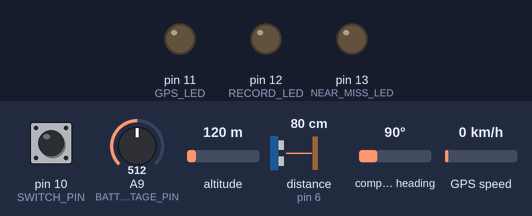
The sketch below on a simulated Arduino Mega 2560, built with avr-gcc and run on an emulated ATmega2560. On the bench: output pins drawn as LEDs (lit = HIGH). Dashed ring = blinking. The test bench sets the inputs (shaded band); at power-on: pin 10 (SWITCH_PIN) HIGH, A9 (BATTERY_VOLTAGE_PIN) = 512, altitude 120 m, distance to the obstacle (sensor on pin 6) 80 cm, compass heading 90°, GPS speed 0 km/h. The echo pulse lasts 58.3 µs per cm; storage starts empty; the GPS gets a fix after 3 s at 37.7749, -122.4194 with 8 satellites; what the sketch prints to the serial monitor is not drawn.

Above: at 5.7 s.
5.8 s: pin 10 (SWITCH_PIN) pulled LOW for 1 s
At 6.49 s:
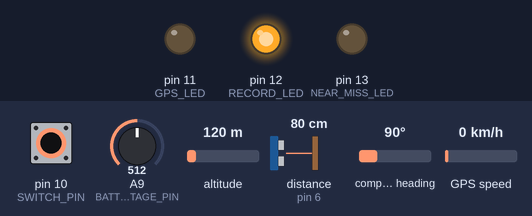
9.8 s: A9 (BATTERY_VOLTAGE_PIN) set to 451
13.3 s: A9 (BATTERY_VOLTAGE_PIN) set to 417
At 14.62 s:
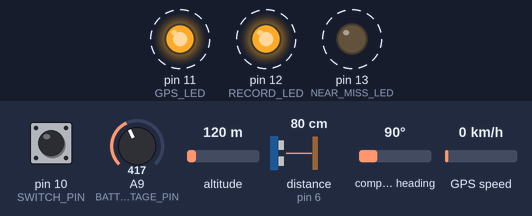
17.3 s: pin 10 (SWITCH_PIN) pulled LOW for 3.2 s
At 17.62 s:
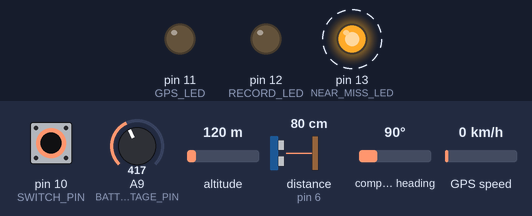
Timing chart, 0 to 23.0 s (numbered marks = the images above; inputs shaded):
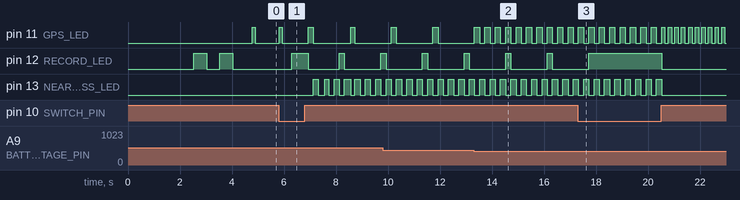

The sketch:

feather-sd-gps-sonar-led.ino
```cpp
/** ***************************************************************************
 *  Arduino code for the nearmiss-o-meter. More information here:
 *
 *  http://oldgreycells.blogspot.com/2016/03/near-miss-o-meter-arduino-code.html
 *
 *  Written for an Adafruit Feather Adalogger but this sketch should be adaptable
 *  to other Arduinos and sonars.
 *
 *  Uses the NewPing library for 'pulse output' sonar with the Maxsonar (which
 *  runs at 3.3volts). The code will also work with HC-SR04 sonars, but they run
 *  at 5 volts, so extra work will be needed on the circuit (or a 5v Arduino).
 *
 *  Will also run serial sonars (at 3.3volts with the Feather) by including
 *  the SerialPing and SoftwareSerial libraries. Comment in/out the appropriate
 *  code below.
 *
 *  HISTORY
 *  2016/03/04 - Initial release.
 *
 */


/** ***************************************************************************
 * The MIT License (MIT)
 *
 * Copyright (c) 2016 oldgreycells@gmail.com
 *
 * Permission is hereby granted, free of charge, to any person obtaining a copy
 * of this software and associated documentation files (the "Software"), to deal
 * in the Software without restriction, including without limitation the rights
 * to use, copy, modify, merge, publish, distribute, sublicense, and/or sell
 * copies of the Software, and to permit persons to whom the Software is
 * furnished to do so, subject to the following conditions:
 *
 * The above copyright notice and this permission notice shall be included
 * in all copies or substantial portions of the Software.
 *
 * THE SOFTWARE IS PROVIDED "AS IS", WITHOUT WARRANTY OF ANY KIND, EXPRESS OR
 * IMPLIED, INCLUDING BUT NOT LIMITED TO THE WARRANTIES OF MERCHANTABILITY,
 * FITNESS FOR A PARTICULAR PURPOSE AND NONINFRINGEMENT. IN NO EVENT SHALL THE
 * AUTHORS OR COPYRIGHT HOLDERS BE LIABLE FOR ANY CLAIM, DAMAGES OR OTHER
 * LIABILITY, WHETHER IN AN ACTION OF CONTRACT, TORT OR OTHERWISE, ARISING
 * FROM, OUT OF OR IN CONNECTION WITH THE SOFTWARE OR THE USE OR OTHER
 * DEALINGS IN THE SOFTWARE.
 *
 */

// ----------------------------------------------------------------------------
// Arduino standard libraries (installed with IDE)
// ----------------------------------------------------------------------------
// Serial Peripheral Interface library, required by SD
// https://www.arduino.cc/en/Reference/SPI
#include <SPI.h>
//
// SD Card library
// https://www.arduino.cc/en/Reference/SD
#include <SD.h>
//
// Software Serial Library
// Only requred if you don't have Serial1 or are using SerialPing
// https://www.arduino.cc/en/Reference/SoftwareSerial
//#include <SoftwareSerial.h>
//
// ----------------------------------------------------------------------------
// Third party libraries (will need to be downloaded & installed in IDE)
// ----------------------------------------------------------------------------
// GPS library to read NMEA sentences
// http://arduiniana.org/libraries/tinygps/
#include <TinyGPS.h>
//
// -- Use EITHER --
// Pulse output Ultrasonic sonar library
// https://bitbucket.org/teckel12/arduino-new-ping/wiki/Home
#include <NewPing.h>
// --OR--
// Serial output Ultrasonic sonar library
// https://github.com/OldGreyCells/SerialPing
//#include <SerialPing.h>
//

// Constants

// Change this if your nearmiss-o-meter is set nearer the centre of the bike.
const byte SONAR_OFFSET = 0; //Distance in cm from sensor to your elbow.

// Fixed pin allocation (for Adafruit Feather). Do not change these.
const byte SD_CS_PIN = 4; // This is allocated by the SD library.
const byte BATTERY_VOLTAGE_PIN = A9; // Used to measure battery voltage.

// Pin allocation. If you've made errors with the wiring up, you can fix it here!
const byte SONAR_TX_PIN = 5; // The trigger pin (or TX for SoftwareSerial)
const byte SONAR_RX_PIN = 6; // The echo ping (or RX for SoftwareSerial)
const byte SWITCH_PIN = 10;
const byte GPS_LED = 11; //red
const byte RECORD_LED = 12; //green
const byte NEAR_MISS_LED = 13; //blue

// Delimiter for the CSV records.
const char CSV_DELIMITER = ',';
// Milliseconds between actually writing records to SD card. More frequent will use more battery.
const unsigned int SD_FLUSH_INTERVAL = 2000;
// Number of milliseconds to keep recording after GPS fix is lost.
const unsigned int GPS_STALE_LIMIT = 5000;
// Milliseconds between sonar pings.
const int SONAR_HEARTBEAT = 200;
// Number of pings required to get the median.
const byte SONAR_MEDIAN_ITERATIONS = 5;
// Max distance (in cm) to read. Greater than this value will record 0.
const int SONAR_MAX_DISTANCE = 200;
// Distance in cm that counts as a near miss. Only used for led indication. Max 255.
const byte NEAR_MISS_CM = 100;
// Number of clear (>NEAR_MISS_CM) pings before led of turned off.
const byte NEAR_MISS_LED_PINGS = 5;
// Battery voltage limit that will trigger LED warning, in millivolts.
const int LOW_VOLTAGE_LIMIT = 2800;

// Momentary (press button) switch handling
const byte SWITCH_DEBOUNCE_TIME = 20; //Increase this if tag toggling is reading bounces
const int SWITCH_SHORT_PRESS_MAX = 500; // Also minimum for medium press...
const int SWITCH_LONG_PRESS_MIN = 5000; // and also maximum for medium press.

// Used as status values and for LED flash frequency
const byte GPS_NO_FIX    = B11111111; // Continuous
const byte GPS_HAVE_FIX  = B00000100; // Once per second
const byte RECORD_ERROR  = B11101110; // Long flash, twice per second
const byte RECORDING     = B00000001; // Once per second
const byte TAGGING       = B00010000; // Twice per second (in combination with RECORDING)
const byte NEAR_MISS     = B10101010; // Four times per second
const byte SONAR_TEST    = B10000000; // One short flash per second
const byte LOW_BATTERY   = B01010101; // Four times per second OR'd with GPS_HAVE_FIX

// Variables

// Set at start of each loop for simple state machine.
unsigned long now = 0;
// The last time sonar was pinged.
unsigned long previousPing = 0;
// The last time the SD card was flushed
unsigned long previousFlush = 0;

// GPS variables
long lat, lon;
int year;
byte month, day, hour, minute, second, hundredths;
unsigned long date, time, speed, course;
unsigned long fixAge = TinyGPS::GPS_INVALID_AGE;

// Sonar variables
byte sonarCm = 0;
byte nearmissCounter = 0;

// Switch handling
int switchDownTime = 0;
byte switchState = HIGH;
long switchLoopTime = 0;
boolean switchPressed = false;

// Used for status and for led flashing
byte gpsState = 0;
byte recordState = 0;
byte tagState = 0;
byte nearMissState = 0;
byte batteryState = 0;
byte testState = 0;

// Timers for LED flashing
long ledTimer = 0;
byte ledTimePos = 0;

// SerialPing and/or TinyGPS may need SoftwareSerial
//SoftwareSerial softwareSerial(SONAR_RX_PIN, SONAR_TX_PIN);

// Create a new TinyGPS instance.
TinyGPS gps;

// Create a NewPing instance
NewPing sonar(SONAR_TX_PIN, SONAR_RX_PIN, SONAR_MAX_DISTANCE);
// --OR--
// Create a SerialPing instance
//SerialPing sonar(softwareSerial, SONAR_MAX_DISTANCE);


// Create a new File.
File logFile;

/** ***************************************************************************
 * The standard Arduino setup function, run once on startup.
 */
void setup() {
  // Begin communication with the USB serial port for the serial monitor
  Serial.begin(115200);
  // Only some boards need this wait loop. Uncomment if you're having trouble reading from the serial monitor.
  //while (!Serial) {
  //  ; // wait for serial port to connect. Needed for native USB port only
  //}
  // Begin communication with the serial port for the GPS
  // Some Arduino boards may require SoftwareSerial to do this. If you want to
  // use SoftwareSerial for both GPS and sonar see:
  // https://www.arduino.cc/en/Reference/SoftwareSerialListen
  Serial1.begin(9600);

  // On a board with hardware Serial1 , this can be used for SerialPing
  //softwareSerial.begin(9600);

  // Initialise all the pins to their correct mode.
  pinMode(GPS_LED, OUTPUT);
  pinMode(RECORD_LED, OUTPUT);
  pinMode(NEAR_MISS_LED, OUTPUT);
  pinMode(SONAR_TX_PIN, OUTPUT);
  pinMode(SONAR_RX_PIN, INPUT);
  pinMode(SWITCH_PIN, INPUT);
  // Turn all the LEDs off.
  digitalWrite(GPS_LED, LOW);
  digitalWrite(RECORD_LED, LOW);
  digitalWrite(NEAR_MISS_LED, LOW);
  // The momentary switch connects to ground when pressed so use internal resistor to pull up.
  // (saves having a resistor on the circuit board)
  digitalWrite(SWITCH_PIN, HIGH);
  delay(2000); //Give me chance to turn on serial monitor.
  //Serial.print("Checking SD card...");
  // Check to see if an SD card is inserted.
  if (SD.begin(SD_CS_PIN)) {
    // If we have an SD card...
    for (byte i = 0; i < 5; i++) {
      // ... flash the record LED twice.
      digitalWrite(RECORD_LED, i%2 ? HIGH:LOW);
      delay(500); // wait for a half a second
    }
    //Serial.println("Have SD card");
  } else {
    // No SD card, so we can't record.
    recordState = RECORD_ERROR;
  }
  // We don't yet have a GPS fix...
  gpsState = GPS_NO_FIX;
}

/** ***************************************************************************
 * The standard Arduino loop function. Called continuously.
 */
void loop() {
  // Reset at the start of each loop.
  now = millis();
  // Check to see if the switch is being pressed & take action if it is.
  readSwitchState();
  // Read from the GPS serial port and if data is available, populate GPS fields.
  readGps();
  // Ping the sonar if we're recording+have gps fix OR we're in test mode.
  if ( ( ( recordState == RECORDING    // Normally set by switch (although may be updated if SD card write fails).
         && gpsState == GPS_HAVE_FIX ) // And we have a GPS fix
       || testState == SONAR_TEST      // OR we're in test mode
       )
     && (now - previousPing >= SONAR_HEARTBEAT) // And we haven't done a ping for SONAR_HEARTBEAT milliseconds...
     && !Serial1.available() ) { // Probably superfluous, but don't want to interrupt GPS serial port
    // Ping the sonar
    pingSonar();
    // If we're recording, write the GPS+ping data to a file.
    // If there has been a previous error writing to the SD card, record state will be set to RECORD_ERROR.
    if ( recordState == RECORDING ) {
      // Record the data
      writeToFile();
    } else { // Otherwise push data to serial monitor (primarily for test mode).
      Serial.println(buildCsv());
    }
  }
  // If we're mot recording but have the log file open, then close it.
  if ( recordState != RECORDING && logFile ) {
    logFile.close();
    tagState = 0; //Always turn off tag if not recording
  }
  // Manage the LED flashing sequences based on the state fields.
  if ( now - ledTimer > 125 ) { // Eight times per second
    // Store the last time we updated the LEDs
    ledTimer = now;
    // Red LED is for GPS and battery state
    digitalWrite(GPS_LED, bitRead(gpsState | batteryState, (int)ledTimePos/32));
    // Green LED is for recording and tagging
    digitalWrite(RECORD_LED, bitRead(recordState | tagState, (int)ledTimePos/32));
    // Blue LED is near miss indicator and test mode.
    digitalWrite(NEAR_MISS_LED, bitRead(nearMissState | testState, (int)ledTimePos/32));
    // Move the position along 1/8th of a byte.
    // Because ledTimePos is a byte, it will cycle back to 0 after 8 increments.
    ledTimePos += 32;
    // This is for the Adafruit Feather, but calculates millivolts (A9*2*3300)/1024 = 6.445
    // https://learn.adafruit.com/adafruit-feather-32u4-adalogger/power-management
    // It's in the ledTimer section 'cos we don't need to check it on every loop...
    if ( (int)(analogRead(BATTERY_VOLTAGE_PIN)*6.445) <= LOW_VOLTAGE_LIMIT ) {
      batteryState = LOW_BATTERY;
    } else {
      batteryState = 0;
    }
  }
} // End of loop()

/** ***************************************************************************
 * Read median distance with the ultrasonic sonar.
 */
void pingSonar() {
  // Remember the time of this ping
  previousPing = now;
  // Get the median microseconds and converto to cm.
  sonarCm = sonar.convert_cm(sonar.ping_median(SONAR_MEDIAN_ITERATIONS));
  // If sonarCm is not 0, deduct the SONAR_OFFSET.
  sonarCm = (sonarCm)?sonarCm-SONAR_OFFSET:0;
  // Flash the blue LED if a near miss occurs.
  // This is also used to determine if maxsonar has barfed.
  if (sonarCm != 0 && sonarCm <= NEAR_MISS_CM ) {
    nearMissState = NEAR_MISS;
    // Reset the counter becuse were still having a near miss.
    nearmissCounter = 0;
  }
  nearmissCounter++;
  // We're in the clear for more than NEAR_MISS_LED_PINGS so...
  if (nearmissCounter > NEAR_MISS_LED_PINGS ) {
    // ...set the state to zero.
    nearMissState = 0;
  }
}

/**
 * Write GPS, distance and tag data to file.
 */
void writeToFile() {
  if (!logFile) {
    char fileName[14];
    //
    sprintf(fileName, "/%02d%02d%02d%02d.csv", year%100, month, day, hour);
    logFile = SD.open(fileName, FILE_WRITE);
    if ( !logFile) {
      recordState = RECORD_ERROR;
      //Serial.println("Cannot open logFile: " + String(fileName));
    //} else {
      //Serial.println("Opened logFile: " + String(fileName));
    }
  }
  // Check if we have a logFile (i.e. it opened OK) and can write to it
  if (logFile && (logFile.println(buildCsv()))) {
    // Check if it is time to flush writes
    if (now - previousFlush >= SD_FLUSH_INTERVAL) {
      previousFlush = now;  // Remember the time
      //Serial.println("Flushing SD...");
      logFile.flush();
    }
  } else { // We have failed to either open or write to file.
    recordState = RECORD_ERROR;
  }
}

/** ***************************************************************************
 * Read data from GPS try to decode it (using TinyGPS library).
 */
void readGps() {
  // While we have data transmitted from the GPS.
  while (Serial1.available()) {
    // Read from the serial port
    int c = Serial1.read();
    // If we don't have a GPS fix, send data to the serial monitor (for debugging if required)
    if ( gpsState != GPS_HAVE_FIX ) {
      Serial.write(c);
    }
    // TinyGPS::encode() receives one char at a time and encodes a NMEA sentence.
    // returns true if it has a full, decodeable sentence
    if (gps.encode(c)) {
      // Populate the lon, lat and the age of the GPS fix
      gps.get_position(&lat, &lon, &fixAge);
      // Get the data and time from the GPS data.
      gps.crack_datetime(&year, &month, &day, &hour, &minute, &second, &hundredths, &fixAge);
      // Read the speed (in knots)
      speed = gps.speed();
      // ...and the course (aka heading) in 1/100 of a degree
      course = gps.course();
      // Sometimes (on first fix) TinyGPS will say it has a valid age but does not have valid data.
      // Probably need to build in a short delay before trusting fix.
      if ( (fixAge == TinyGPS::GPS_INVALID_AGE)
         || (fixAge > GPS_STALE_LIMIT) //fixAge is populated by GPS - will not be updated if GPS stops
         || month == 0 //Sometimes TinyDNS returns time but not date...
         || (hour == 0 && minute == 0)) { //Sometimes TinyDNS returns date but not time. TODO this will barf for 1 min after midnight.
        gpsState = GPS_NO_FIX;
      } else {
        gpsState = GPS_HAVE_FIX;
      }
    }
  }
}

/** ***************************************************************************
 * Build the CSV string and return it to caller.
 * We are not using the float function for lon/lat in TinyGPS, so we have to
 * format with sprintf. This saves about 2,000 bytes; without it we'd have
 * to reduce functionality.
 * The logic is as follows:
 * "%0d.%04d" - This is the format. A number with leading zero, decimal point
 * and then 4 more digits.
 * The two '%'s means sprintf is expecting two arguments:
 * Arg 1: Divide lon or lat by 1,000,000 and strip the sign (i.e. abs).
 * The sign is stripped because sprinf will not put a '-' in front of a 0 for
 * lon/lat close to Greenwich or equator.
 * Arg 2: Divide lon or lat by 100 and mod 10,000, stripping the sign.
 * The sign is stripped because we don't want a sign after the decimal point!
 * And the divide before mod is because sprintf only appears to deal with
 * ints (max 65,535).
 */
String buildCsv() {
    // A buffer for building the date as a string
    char isoDateTime[25];
    // Format the date and time to ISO 8601 standard.
    sprintf(isoDateTime, "%02d-%02d-%02dT%02d:%02d:%02d.%02dZ", year, month, day, hour, minute, second, hundredths);
    char cLon[10];
    sprintf(cLon, "%0d.%04d", (int)((lon<0?-lon:lon)/1000000), ((int)(((lon<0?-lon:lon)/100)%10000)));
    char cLat[9];
    sprintf(cLat, "%0d.%04d", (int)((lat<0?-lat:lat)/1000000), ((int)(((lat<0?-lat:lat)/100)%10000)));
    return String(isoDateTime)           // Date and time
        + CSV_DELIMITER + (lon<0?"-":"") + String(cLon) // Longitude to 4 decimal places, reinstating sign.
        + CSV_DELIMITER + (lat<0?"-":"") + String(cLat) // Latitude to 4 decimal places, reinstating sign.
        + CSV_DELIMITER + String((int)(speed*0.01852))  // Convert from knots to kph
        + CSV_DELIMITER + String((int)(course/100)) // Divided by 100.
        + CSV_DELIMITER + ((sonarCm)?sonarCm-SONAR_OFFSET:0) // Deduct offset if ping distance is not 0
        + CSV_DELIMITER + (tagState>0)   // Will print 1 (true) if tagging
        ;
}

/** ***************************************************************************
 * Measure the length of time the switch is pressed and take required action
 * when released. Also acts as a debouncer.
 */
void readSwitchState() {
  if ( now != switchLoopTime ) {
    switchState = digitalRead(SWITCH_PIN);
    if ( switchState == LOW ) { //Switch has been pressed
      // There is a small risk of incremental bounces adding up, but this has not shown up in testing.
      // switchLoopTime is initialised as 0, so deduct 'now' on first loop.
      switchDownTime += now-(switchLoopTime?switchLoopTime:now);
    }
    if ( switchDownTime > SWITCH_DEBOUNCE_TIME ) {
      switchPressed = true;
      if ( switchDownTime > SWITCH_SHORT_PRESS_MAX
         && ( ( recordState==0
            && gpsState==GPS_HAVE_FIX )
            || recordState==RECORDING
            )
        )  {
        digitalWrite(RECORD_LED, HIGH);
      }
      if ( switchDownTime > SWITCH_LONG_PRESS_MIN )  {
        digitalWrite(RECORD_LED, LOW);
        digitalWrite(NEAR_MISS_LED, HIGH);
      }
    }
    if ( switchPressed && switchState == HIGH ) { //Switch has been released
      //Serial.println("Switch pressed for: " + String(ms));
      if ( switchDownTime < SWITCH_SHORT_PRESS_MAX ) { // Short press
        //Serial.println("Short press");
        if ( recordState == RECORDING ) { // Only allow tagging if recording.
          tagState = (tagState==0)?TAGGING:0; // Toggle the tag state
        }
      } else if ( switchDownTime > SWITCH_LONG_PRESS_MIN ) { // Long press
        if ( testState==0 ) {
          testState=SONAR_TEST;
        } else {
          testState = 0;
          nearMissState = 0; // Need to turn this off here (or have near miss check timeout in main loop).
        }
      } else { // Medium press
        // Always allow recording to be turned off, even if no GPS fix.
        if (recordState == RECORDING ) {
          recordState = 0;
          tagState = 0;
          nearMissState = 0;
          testState = 0;
        } else if (recordState==0 && gpsState==GPS_HAVE_FIX) { //Only start recording if no error & have GPS fix
          recordState = RECORDING;
          testState = 0;
        }
      }
      switchDownTime = 0;
      switchPressed = false;
    }
    switchLoopTime = now;
  }
}
```

Measured:
- the behaviour switches between 435 and 434 on A9 (BATTERY_VOLTAGE_PIN) (found by bisection; images 1 and 2)
- after the input at 5.8 s, pin 12 (RECORD_LED): goes HIGH 0.63 s, LOW 1.2 s, HIGH 0.20 s, LOW 1.4 s, then HIGH, starting after 0.50 s; pin 13 (NEAR_MISS_LED): LOW → HIGH after 1.3 s, then repeats every 0.40 s: HIGH 0.24 s, LOW 0.16 s
- after the input at 13.3 s, pin 11 (GPS_LED): alternates HIGH for 0.20 s and LOW for 0.20 s, starting after 0.43 s
- after the input at 17.3 s, pin 13 (NEAR_MISS_LED): goes on until 20.5 s, then stays LOW
